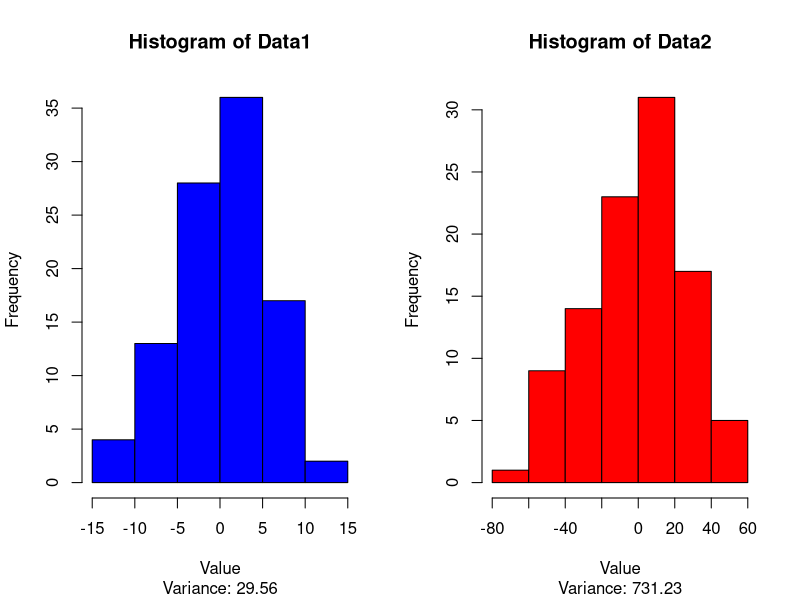

Source code (R):
## ---- chunk 1
set.seed(122)
data1 <- rnorm(100, mean = 0, sd = 5) 
data2 <- rnorm(100, mean = 0, sd = 25)

# 그래프 창을 1행 2열로 분할
par(mfrow=c(1,2))

# 첫 번째 히스토그램
hist(data1, main="Histogram of Data1", xlab="Value", ylab="Frequency", col="blue", border="black")
title(sub = paste("Variance:", round(var(data1), 2)))

# 두 번째 히스토그램
hist(data2, main="Histogram of Data2", xlab="Value", ylab="Frequency", col="red", border="black")
title(sub = paste("Variance:", round(var(data2), 2)))
## ---- chunk 2
data = c(2,4,5,8, 11)
data
## ---- chunk 3
mean(data)
## ---- chunk 4
var_data = sum((data-6)**2)/5
var_data
## ---- chunk 5
sqrt(var_data)
